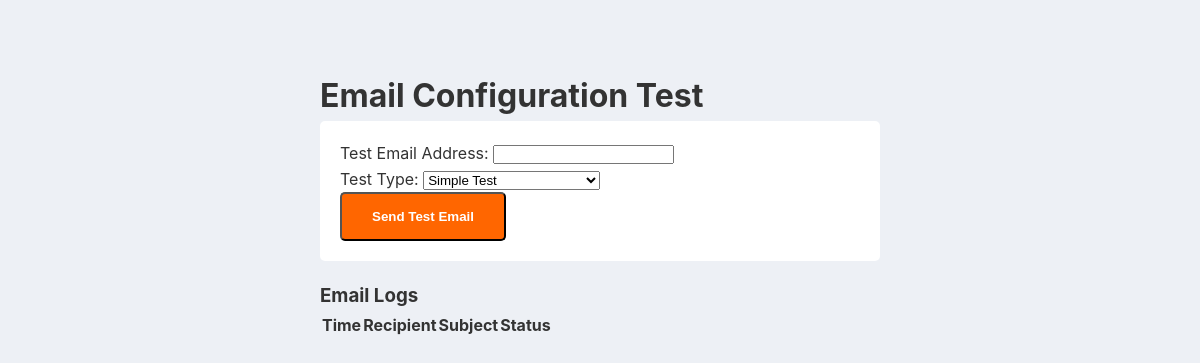
/test-email.php, run on an earlier commit of the app's database.
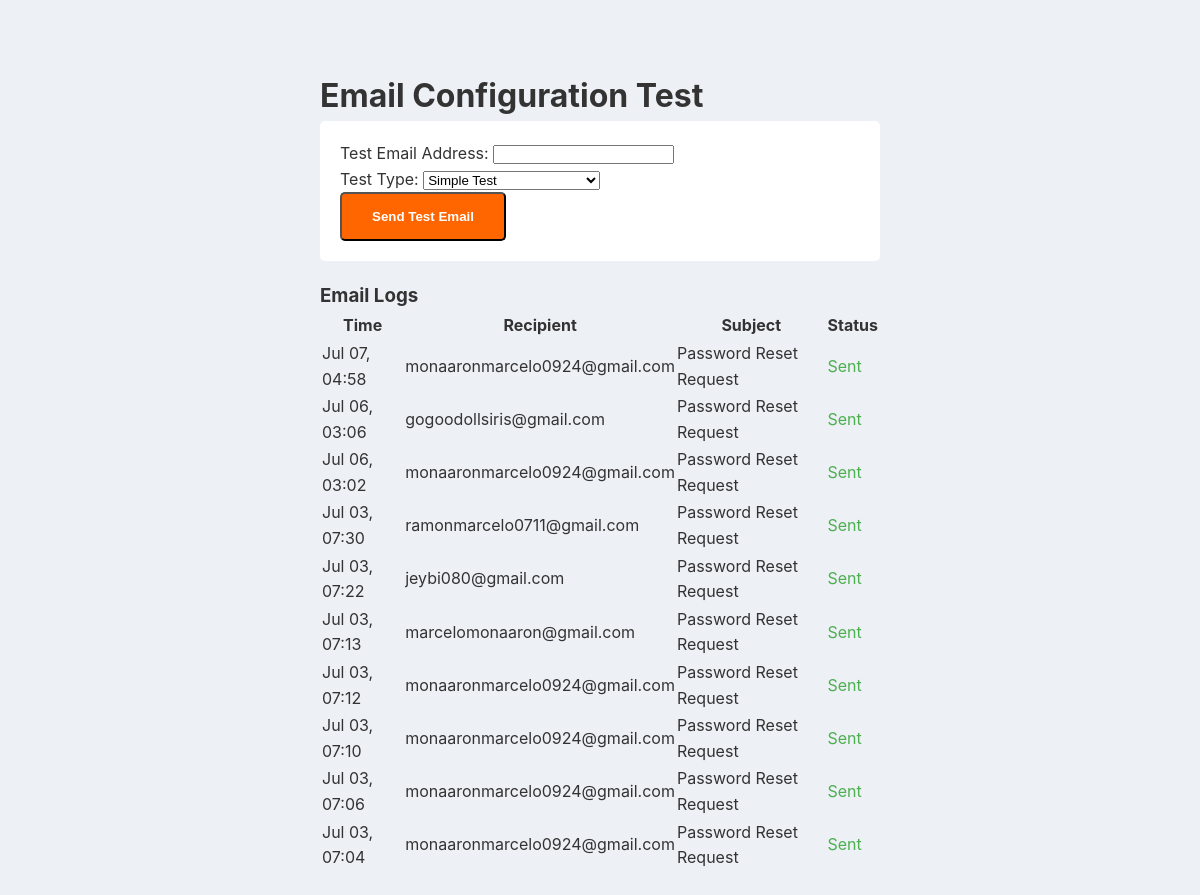
And on a later commit of the database.
### tables this page shows
CREATE TABLE `email_logs` (
  `log_id` int(11) NOT NULL,
  `recipient` varchar(255) NOT NULL,
  `subject` varchar(255) NOT NULL,
  `user_id` int(11) DEFAULT NULL,
  `status` enum('sent','failed') DEFAULT 'sent',
  `error_message` text DEFAULT NULL,
  `created_at` timestamp NOT NULL DEFAULT current_timestamp()
);

### test-email.php (the view, shortened to what this page needs)
<!DOCTYPE html>
<html>
<head>
    <link rel="stylesheet" href="css/style.css">
</head>
<body>
    <div style="max-width: 600px; margin: 50px auto; padding: 20px;">
        <h1>Email Configuration Test</h1>
        <form method="POST" style="background: white; padding: 20px; border-radius: 5px;">
            <div class="form-group">
                <label>Test Email Address:</label>
                <input type="email" name="test_email" required
                       value="<?php echo htmlspecialchars($_POST['test_email'] ?? ''); ?>">
            </div>
            <div class="form-group">
                <label>Test Type:</label>
                <select name="test_type">
                    <option value="test">Simple Test</option>
                </select>
            </div>
            <button type="submit" class="btn-primary">Send Test Email</button>
        </form>
        <div style="margin-top: 20px;">
            <h3>Email Logs</h3>
            <?php
            $database = new Database();
            $db = $database->getConnection();
            $logs = $db->query("SELECT * FROM email_logs ORDER BY created_at DESC LIMIT 10");
            ?>
            <table class="data-table">
                <thead>
                    <tr>
                        <th>Time</th>
                        <th>Recipient</th>
                        <th>Subject</th>
                        <th>Status</th>
                    </tr>
                </thead>
                <tbody>
                    <?php while($log = $logs->fetch(PDO::FETCH_ASSOC)): ?>
                    <tr>
                        <td><?php echo date('M d, H:i', strtotime($log['created_at'])); ?></td>
                        <td><?php echo htmlspecialchars($log['recipient']); ?></td>
                        <td><?php echo htmlspecialchars($log['subject']); ?></td>
                        <td>
                            <span style="color: <?php echo $log['status'] == 'sent' ? '#4CAF50' : '#f44336'; ?>">
                                <?php echo ucfirst($log['status']); ?>
                            </span>
                        </td>
                    </tr>
                    <?php endwhile; ?>
                </tbody>
            </table>
        </div>
    </div>
</body>
</html>

What changed in the data, as far as the page shows it:
added email_logs: created_at "Jul 07, 04:58", recipient "monaaronmarcelo0924@gmail.com", subject "Password Reset Request", status "Sent"
added email_logs: created_at "Jul 06, 03:06", recipient "gogoodollsiris@gmail.com", subject "Password Reset Request", status "Sent"
added email_logs: created_at "Jul 06, 03:02", recipient "monaaronmarcelo0924@gmail.com", subject "Password Reset Request", status "Sent"
added email_logs: created_at "Jul 03, 07:30", recipient "ramonmarcelo0711@gmail.com", subject "Password Reset Request", status "Sent"
added email_logs: created_at "Jul 03, 07:22", recipient "jeybi080@gmail.com", subject "Password Reset Request", status "Sent"
added email_logs: created_at "Jul 03, 07:13", recipient "marcelomonaaron@gmail.com", subject "Password Reset Request", status "Sent"
added email_logs: created_at "Jul 03, 07:12", recipient "monaaronmarcelo0924@gmail.com", subject "Password Reset Request", status "Sent"
added email_logs: created_at "Jul 03, 07:10", recipient "monaaronmarcelo0924@gmail.com", subject "Password Reset Request", status "Sent"
added email_logs: created_at "Jul 03, 07:06", recipient "monaaronmarcelo0924@gmail.com", subject "Password Reset Request", status "Sent"
added email_logs: created_at "Jul 03, 07:04", recipient "monaaronmarcelo0924@gmail.com", subject "Password Reset Request", status "Sent"
